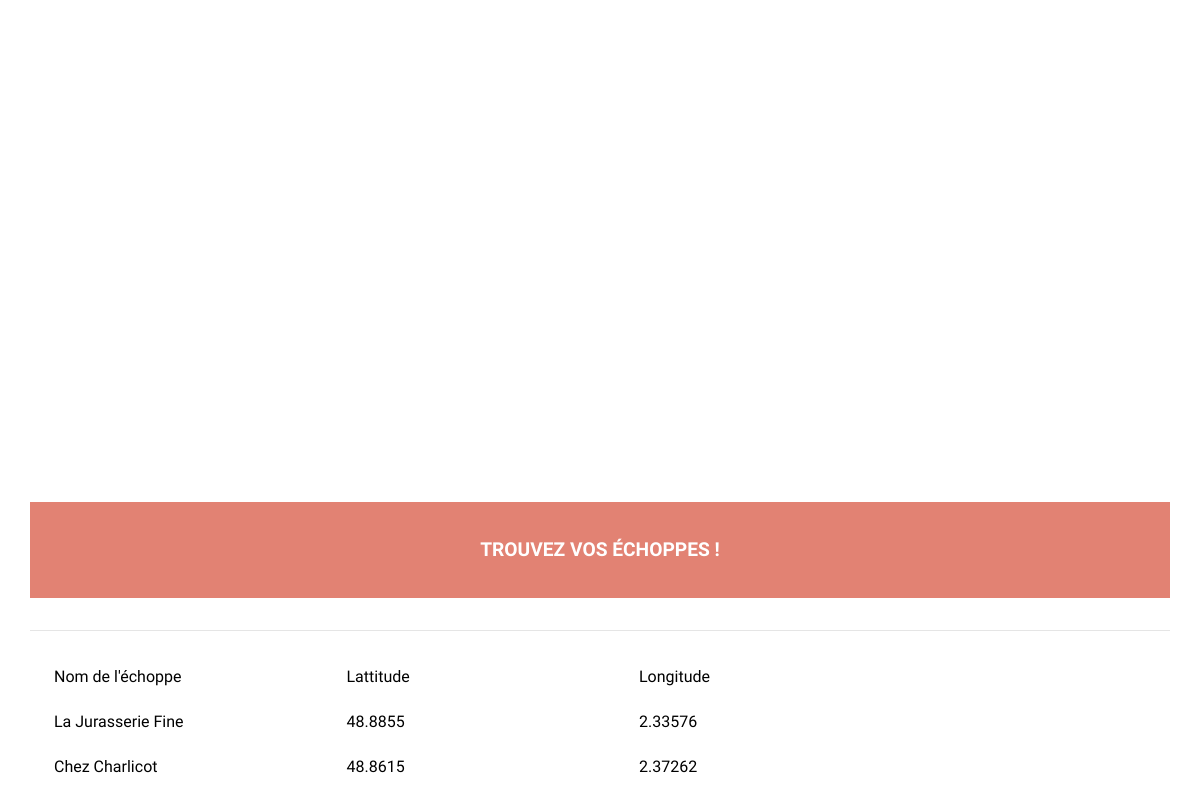
Before: / (lower part) with the older database file.
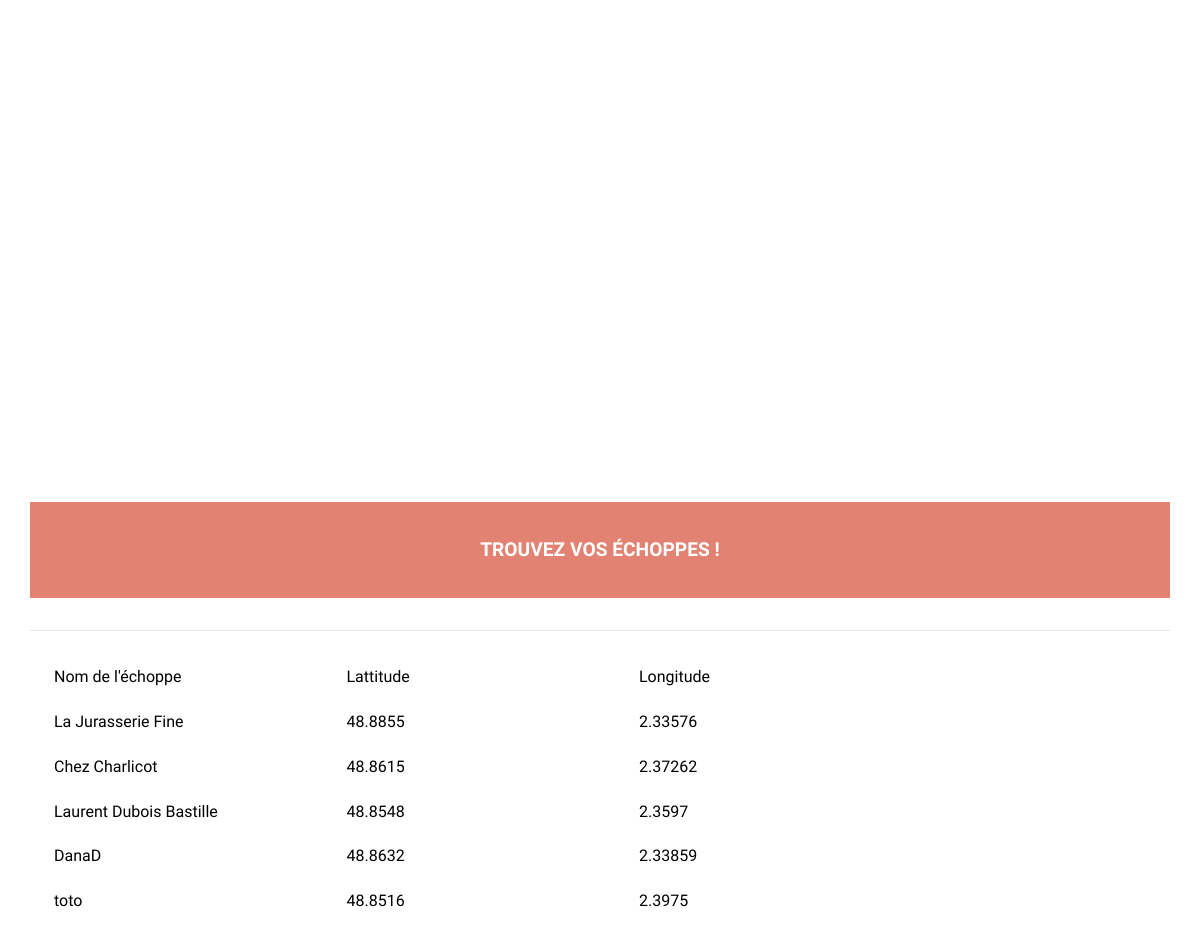
After: the same page with the newer database file.
### tables this page shows
CREATE TABLE `pois` (
  `poi_id` int(11) NOT NULL,
  `name` text NOT NULL,
  `lat` float NOT NULL,
  `lng` float NOT NULL,
  `content` text,
  `picture` text,
  `url` text,
  `map_id` int(11) DEFAULT NULL
);

### index.php (called while the page is built, shortened)
<?php
require 'model/map.php';
$poisGeneric = Map::getPoisGeneric();
require 'view/login.php';

### model/map.php (called while the page is built, shortened)
<?php
Class Map {
    private static function createStatement($sql) {
        require __DIR__.'/../config.php';
        try {
            $pdo = new PDO($dsn, $user, $password);
            $pdo->setAttribute(PDO::ATTR_ERRMODE, PDO::ERRMODE_EXCEPTION);
            $statement = $pdo->prepare($sql);
        }
        catch (PDOException $e) {
            echo 'Connexion échouée : ' . $e->getMessage();
        }
        return $statement;
    }
    public static function getPoisGeneric() {
        $sql = "SELECT * FROM pois WHERE map_id =(SELECT map_id FROM maps WHERE user_id = 0)";
        $statement = self::createStatement($sql);
        if ($statement && $statement->execute()) {
            return $statement->fetchAll(PDO::FETCH_ASSOC);
        }
    }
}

### view/login.php (the view, shortened to what this page needs)
<!DOCTYPE html>
<html>
<head>
    <link rel="stylesheet" href="https://maxcdn.bootstrapcdn.com/bootstrap/4.0.0/css/bootstrap.min.css">
    <link href='https://api.mapbox.com/mapbox-gl-js/v0.42.0/mapbox-gl.css' rel='stylesheet' />
    <link href="assets/css/default.css" rel="stylesheet" type="text/css" media="all" />
    <link href="assets/css/fonts.css" rel="stylesheet" type="text/css" media="all" />
    <link href="assets/css/style.css" rel="stylesheet">
</head>
<body>
    <div id="page" class="container">
        <div class="mainbox">
            <div class="box">
                <div id="map" class="map"></div>
                <span id="zoom">Trouvez vos échoppes !</span>
            </div>
            <div class="row">
            <div class="col-3">
                <p>Nom de l'échoppe</p>
            </div>
            <div class="col-3">
                <p>Lattitude</p>
            </div>
            <div class="col-3">
                <p>Longitude</p>
            </div>
        </div>
    <?php foreach ($poisGeneric as $poi) {
?>
        <div class="row">
            <div class="col-3">
                <p><?php echo $poi['name']; ?></p>
            </div>
            <div class="col-3">
                <p><?php echo $poi['lat']; ?></p>
            </div>
            <div class="col-3">
                <p><?php echo $poi['lng']; ?></p>
            </div>
        </div>
    <?php
} ?>
        </div>
    </div>
</body>
</html>

### assets/css/default.css (style rules this page uses)
html, body { height: 100%; }
body { margin: 0px; padding: 0px; background: #FFF; font-family: 'Source Sans Pro', sans-serif; font-size: 12pt; font-weight: 300; color: #000000; }
p, ol, ul { margin-top: 0; }
p { line-height: 180%; }
.container { overflow: hidden; margin: 0em auto; width: 10000px; }
.mainbox { width: 100%; height: 100%; }
.mainbox p { padding: 0em 1.5em; }
.mainbox { float: left; margin-right: 20px; }
#page { position: relative; overflow: hidden; padding: 8em 0em; }
.box { margin-bottom: 2em; padding-bottom: 2em; border-bottom: 1px solid rgba(0, 0, 0, .1); }
.box span { margin: 0; padding: 1em 1em; background: #e28273; display: block; line-height: 3em; text-align: center; text-transform: uppercase; font-weight: 600; font-size: 1.2em; color: #FFF; }
.map { display: block; width: 100%; height: 500px; }

Changed rows visible on the page:
added pois: name "Laurent Dubois Bastille", lat "48.8548", lng "2.3597"
added pois: name "DanaD", lat "48.8632", lng "2.33859"
added pois: name "toto", lat "48.8516", lng "2.3975"
